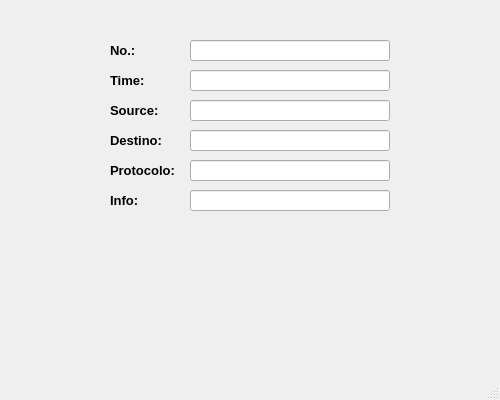
<?xml version="1.0" encoding="UTF-8"?>
<ui version="4.0">
 <class>add</class>
 <widget class="QMainWindow" name="add">
  <property name="geometry">
   <rect>
    <x>0</x>
    <y>0</y>
    <width>500</width>
    <height>400</height>
   </rect>
  </property>
  <property name="windowTitle">
   <string>MainWindow</string>
  </property>
  <widget class="QWidget" name="centralwidget">
   <widget class="QPushButton" name="pushButton_6">
    <property name="geometry">
     <rect>
      <x>10</x>
      <y>230</y>
      <width>481</width>
      <height>111</height>
     </rect>
    </property>
    <property name="styleSheet">
     <string notr="true">QPushButton
{
image: url(:/images/add.png); 
background-color: transparent;
border-style: outset;
border-width: 2px;
border-radius: 10px;
border-color: transparent;
font: bold 22px;
min-width:4m;
padding: 6px;
}</string>
    </property>
    <property name="text">
     <string/>
    </property>
   </widget>
   <widget class="QLineEdit" name="lineEdit">
    <property name="geometry">
     <rect>
      <x>190</x>
      <y>40</y>
      <width>200</width>
      <height>21</height>
     </rect>
    </property>
   </widget>
   <widget class="QLabel" name="label">
    <property name="geometry">
     <rect>
      <x>110</x>
      <y>40</y>
      <width>61</width>
      <height>21</height>
     </rect>
    </property>
    <property name="text">
     <string>&lt;!DOCTYPE HTML PUBLIC &quot;-//W3C//DTD HTML 4.0//EN&quot; &quot;http://www.w3.org/TR/REC-html40/strict.dtd&quot;&gt;
&lt;html&gt;&lt;head&gt;&lt;meta name=&quot;qrichtext&quot; content=&quot;1&quot; /&gt;&lt;style type=&quot;text/css&quot;&gt;
p, li { white-space: pre-wrap; }
&lt;/style&gt;&lt;/head&gt;&lt;body style=&quot; font-family:'MS Shell Dlg 2'; font-size:8.25pt; font-weight:400; font-style:normal;&quot;&gt;
&lt;p style=&quot; margin-top:0px; margin-bottom:0px; margin-left:0px; margin-right:0px; -qt-block-indent:0; text-indent:0px;&quot;&gt;&lt;span style=&quot; font-size:10pt; font-weight:600;&quot;&gt;No.:&lt;/span&gt;&lt;/p&gt;&lt;/body&gt;&lt;/html&gt;</string>
    </property>
   </widget>
   <widget class="QLabel" name="label_2">
    <property name="geometry">
     <rect>
      <x>110</x>
      <y>70</y>
      <width>61</width>
      <height>21</height>
     </rect>
    </property>
    <property name="text">
     <string>&lt;!DOCTYPE HTML PUBLIC &quot;-//W3C//DTD HTML 4.0//EN&quot; &quot;http://www.w3.org/TR/REC-html40/strict.dtd&quot;&gt;
&lt;html&gt;&lt;head&gt;&lt;meta name=&quot;qrichtext&quot; content=&quot;1&quot; /&gt;&lt;style type=&quot;text/css&quot;&gt;
p, li { white-space: pre-wrap; }
&lt;/style&gt;&lt;/head&gt;&lt;body style=&quot; font-family:'MS Shell Dlg 2'; font-size:8.25pt; font-weight:400; font-style:normal;&quot;&gt;
&lt;p style=&quot; margin-top:0px; margin-bottom:0px; margin-left:0px; margin-right:0px; -qt-block-indent:0; text-indent:0px;&quot;&gt;&lt;span style=&quot; font-size:10pt; font-weight:600;&quot;&gt;Time:&lt;/span&gt;&lt;/p&gt;&lt;/body&gt;&lt;/html&gt;</string>
    </property>
   </widget>
   <widget class="QLabel" name="label_3">
    <property name="geometry">
     <rect>
      <x>110</x>
      <y>100</y>
      <width>61</width>
      <height>21</height>
     </rect>
    </property>
    <property name="text">
     <string>&lt;!DOCTYPE HTML PUBLIC &quot;-//W3C//DTD HTML 4.0//EN&quot; &quot;http://www.w3.org/TR/REC-html40/strict.dtd&quot;&gt;
&lt;html&gt;&lt;head&gt;&lt;meta name=&quot;qrichtext&quot; content=&quot;1&quot; /&gt;&lt;style type=&quot;text/css&quot;&gt;
p, li { white-space: pre-wrap; }
&lt;/style&gt;&lt;/head&gt;&lt;body style=&quot; font-family:'MS Shell Dlg 2'; font-size:8.25pt; font-weight:400; font-style:normal;&quot;&gt;
&lt;p style=&quot; margin-top:0px; margin-bottom:0px; margin-left:0px; margin-right:0px; -qt-block-indent:0; text-indent:0px;&quot;&gt;&lt;span style=&quot; font-size:10pt; font-weight:600;&quot;&gt;Source:&lt;/span&gt;&lt;/p&gt;&lt;/body&gt;&lt;/html&gt;</string>
    </property>
   </widget>
   <widget class="QLabel" name="label_4">
    <property name="geometry">
     <rect>
      <x>110</x>
      <y>130</y>
      <width>61</width>
      <height>21</height>
     </rect>
    </property>
    <property name="text">
     <string>&lt;!DOCTYPE HTML PUBLIC &quot;-//W3C//DTD HTML 4.0//EN&quot; &quot;http://www.w3.org/TR/REC-html40/strict.dtd&quot;&gt;
&lt;html&gt;&lt;head&gt;&lt;meta name=&quot;qrichtext&quot; content=&quot;1&quot; /&gt;&lt;style type=&quot;text/css&quot;&gt;
p, li { white-space: pre-wrap; }
&lt;/style&gt;&lt;/head&gt;&lt;body style=&quot; font-family:'MS Shell Dlg 2'; font-size:8.25pt; font-weight:400; font-style:normal;&quot;&gt;
&lt;p style=&quot; margin-top:0px; margin-bottom:0px; margin-left:0px; margin-right:0px; -qt-block-indent:0; text-indent:0px;&quot;&gt;&lt;span style=&quot; font-size:10pt; font-weight:600;&quot;&gt;Destino:&lt;/span&gt;&lt;/p&gt;&lt;/body&gt;&lt;/html&gt;</string>
    </property>
   </widget>
   <widget class="QLabel" name="label_5">
    <property name="geometry">
     <rect>
      <x>110</x>
      <y>160</y>
      <width>71</width>
      <height>21</height>
     </rect>
    </property>
    <property name="text">
     <string>&lt;!DOCTYPE HTML PUBLIC &quot;-//W3C//DTD HTML 4.0//EN&quot; &quot;http://www.w3.org/TR/REC-html40/strict.dtd&quot;&gt;
&lt;html&gt;&lt;head&gt;&lt;meta name=&quot;qrichtext&quot; content=&quot;1&quot; /&gt;&lt;style type=&quot;text/css&quot;&gt;
p, li { white-space: pre-wrap; }
&lt;/style&gt;&lt;/head&gt;&lt;body style=&quot; font-family:'MS Shell Dlg 2'; font-size:8.25pt; font-weight:400; font-style:normal;&quot;&gt;
&lt;p style=&quot; margin-top:0px; margin-bottom:0px; margin-left:0px; margin-right:0px; -qt-block-indent:0; text-indent:0px;&quot;&gt;&lt;span style=&quot; font-size:10pt; font-weight:600;&quot;&gt;Protocolo:&lt;/span&gt;&lt;/p&gt;&lt;/body&gt;&lt;/html&gt;</string>
    </property>
   </widget>
   <widget class="QLabel" name="label_7">
    <property name="geometry">
     <rect>
      <x>110</x>
      <y>190</y>
      <width>61</width>
      <height>21</height>
     </rect>
    </property>
    <property name="text">
     <string>&lt;!DOCTYPE HTML PUBLIC &quot;-//W3C//DTD HTML 4.0//EN&quot; &quot;http://www.w3.org/TR/REC-html40/strict.dtd&quot;&gt;
&lt;html&gt;&lt;head&gt;&lt;meta name=&quot;qrichtext&quot; content=&quot;1&quot; /&gt;&lt;style type=&quot;text/css&quot;&gt;
p, li { white-space: pre-wrap; }
&lt;/style&gt;&lt;/head&gt;&lt;body style=&quot; font-family:'MS Shell Dlg 2'; font-size:8.25pt; font-weight:400; font-style:normal;&quot;&gt;
&lt;p style=&quot; margin-top:0px; margin-bottom:0px; margin-left:0px; margin-right:0px; -qt-block-indent:0; text-indent:0px;&quot;&gt;&lt;span style=&quot; font-size:10pt; font-weight:600;&quot;&gt;Info:&lt;/span&gt;&lt;/p&gt;&lt;/body&gt;&lt;/html&gt;</string>
    </property>
   </widget>
   <widget class="QLineEdit" name="lineEdit_2">
    <property name="geometry">
     <rect>
      <x>190</x>
      <y>70</y>
      <width>200</width>
      <height>21</height>
     </rect>
    </property>
   </widget>
   <widget class="QLineEdit" name="lineEdit_3">
    <property name="geometry">
     <rect>
      <x>190</x>
      <y>100</y>
      <width>200</width>
      <height>21</height>
     </rect>
    </property>
   </widget>
   <widget class="QLineEdit" name="lineEdit_4">
    <property name="geometry">
     <rect>
      <x>190</x>
      <y>130</y>
      <width>200</width>
      <height>21</height>
     </rect>
    </property>
   </widget>
   <widget class="QLineEdit" name="lineEdit_5">
    <property name="geometry">
     <rect>
      <x>190</x>
      <y>160</y>
      <width>200</width>
      <height>21</height>
     </rect>
    </property>
   </widget>
   <widget class="QLineEdit" name="lineEdit_6">
    <property name="geometry">
     <rect>
      <x>190</x>
      <y>190</y>
      <width>200</width>
      <height>21</height>
     </rect>
    </property>
   </widget>
  </widget>
  <widget class="QMenuBar" name="menubar">
   <property name="geometry">
    <rect>
     <x>0</x>
     <y>0</y>
     <width>500</width>
     <height>21</height>
    </rect>
   </property>
  </widget>
  <widget class="QStatusBar" name="statusbar"/>
 </widget>
 <resources/>
 <connections/>
</ui>
